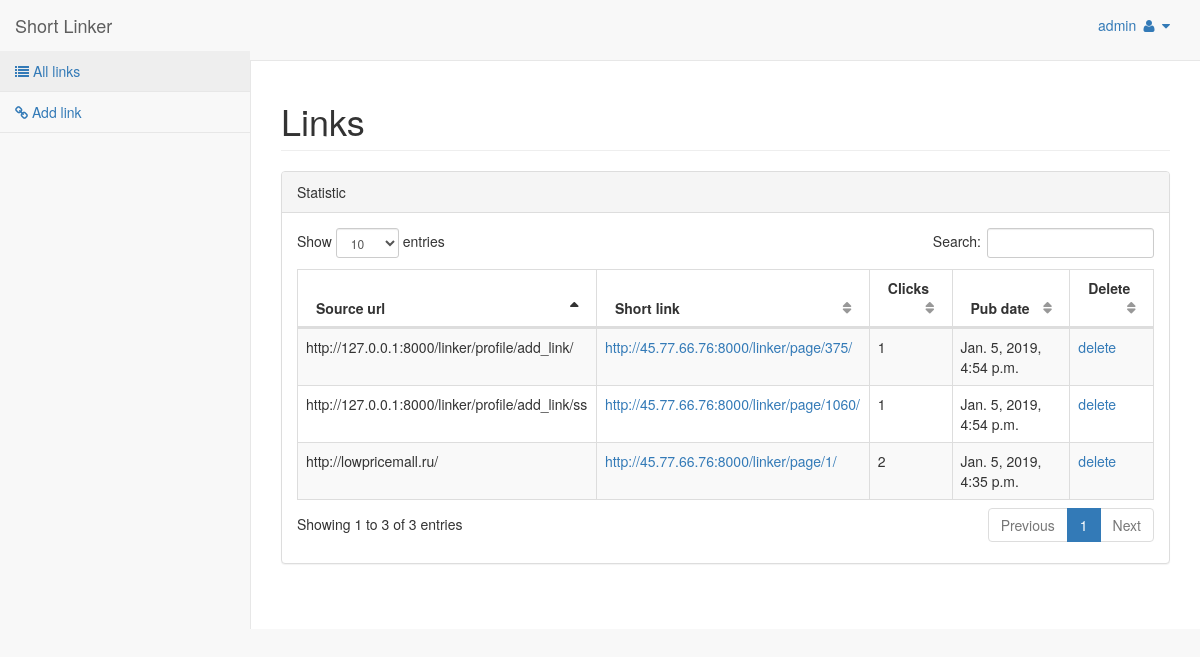
Page /linker/profile/admin/ (signed in) on the committed database.
### linker/models.py (models this page shows, shortened)
class Links(models.Model):
    link_id = models.ForeignKey(User, on_delete=models.CASCADE)
    link_source = models.CharField(blank=False, max_length=2048)
    link_redirect = models.CharField(blank=False, max_length=2048, unique=True)
    pub_date = models.DateTimeField(blank=False, default=timezone.now())
    clicks = models.IntegerField(default=0)

### linker/views.py (the view)
# urls.py: path('profile/<profile_username>/', views.profile, name='profile'),
@login_required(login_url='/linker/login/')
def profile(request, profile_username):
    if str(request.user) == profile_username:
        if request.user.is_authenticated:
            user = User.objects.get(username=profile_username)
            username = user.username
            links = Links.objects.filter(link_id=user)
            return render(request, 'linker/profile.html', context={'links':links, 'username':username})
        else:
            return HttpResponse('<center><b>You are not authenticated, please go to <a href="/linker/login/">login page</a>.</b></center>')
    else:
        return HttpResponse('<center><b>You can\'t to watch other profiles!</b></center>')

### linker/templates/linker/profile.html (shortened to what this page needs)
<!DOCTYPE html>
<html lang="en">
<head>
    {% load static %}
    <link href="{% static '/vendor/bootstrap/css/bootstrap.min.css' %}" rel="stylesheet">
    <link href="{% static '/vendor/metisMenu/metisMenu.min.css' %}" rel="stylesheet">
    <link href="{% static '/vendor/datatables-plugins/dataTables.bootstrap.css' %}" rel="stylesheet">
    <link href="{% static '/vendor/datatables-responsive/dataTables.responsive.css' %}" rel="stylesheet">
    <link href="{% static '/dist/css/sb-admin-2.css' %}" rel="stylesheet">
    <link href="{% static '/vendor/font-awesome/css/font-awesome.min.css' %}" rel="stylesheet" type="text/css">
</head>
<body>
    <div id="wrapper">
        <nav class="navbar navbar-default navbar-static-top" role="navigation" style="margin-bottom: 0">
            <div class="navbar-header">
                <p class="navbar-brand">Short Linker</p>
            </div>
            <ul class="nav navbar-top-links navbar-right">
                <li class="dropdown">
                    <a class="dropdown-toggle" data-toggle="dropdown" href="#">{{username}}
                        <i class="fa fa-user fa-fw"></i> <i class="fa fa-caret-down"></i>
                    </a>
                </li>
            </ul>
            <div class="navbar-default sidebar" role="navigation">
                <div class="sidebar-nav navbar-collapse">
                    <ul class="nav" id="side-menu">
                        <li>
                            <a href="/linker/profile/{{username}}/"><i class="fa fa-list"></i> All links</a>
                        <li>
                            <a href="/linker/profile/add_link/"><i class="fa fa-link"></i> Add link</a>
                        </li>
                        </li>
                    </ul>
                </div>
            </div>
        </nav>
        <div id="page-wrapper">
            <div class="row">
                <div class="col-lg-12">
                    <h1 class="page-header">Links</h1>
                </div>
            </div>
            <div class="row">
                <div class="col-lg-12">
                    <div class="panel panel-default">
                        <div class="panel-heading">
                            Statistic
                        </div>
                        <div class="panel-body">
                            <table width="100%" class="table table-striped table-bordered table-hover" id="dataTables-example">
                                <thead>
                                    <tr>
                                        <th>Source url</th>
                                        <th>Short link</th>
                                        <th>Clicks</th>
                                        <th>Pub date</th>
                                        <th>Delete</th>
                                    </tr>
                                </thead>
                                <tbody>
                                    {% if links %}
                                        {% for link in links %}
                                            <tr class="odd gradeX">
                                                <td>{{ link.link_source }}</td>
                                                <td><a href="http://45.77.66.76:8000/linker/page/{{ link.link_redirect }}/">http://45.77.66.76:8000/linker/page/{{ link.link_redirect }}/</a></td>
                                                <td class="center">{{ link.clicks }}</td>
                                                <td class="center">{{ link.pub_date }}</td>
                                                <td class="center"><a href="/linker/profile/delete_link/{{username}}/{{ link.id }}/">delete</a></td>
                                            </tr>
                                        {% endfor %}
                                    {% endif %}
                                </tbody>
                            </table>
                        </div>
                    </div>
                </div>
            </div>
        </div>
    </div>
</body>
</html>

### rows in the picture
Links: link_source "http://lowpricemall.ru/", link_redirect "1", clicks "2", pub_date "Jan. 5, 2019, 4:35 p.m."
Links: link_source "http://127.0.0.1:8000/linker/profile/add_link/", link_redirect "375", clicks "1", pub_date "Jan. 5, 2019, 4:54 p.m."
Links: link_source "http://127.0.0.1:8000/linker/profile/add_link/ss", link_redirect "1060", clicks "1", pub_date "Jan. 5, 2019, 4:54 p.m."

### other values in the picture
{{ username }} "admin"
